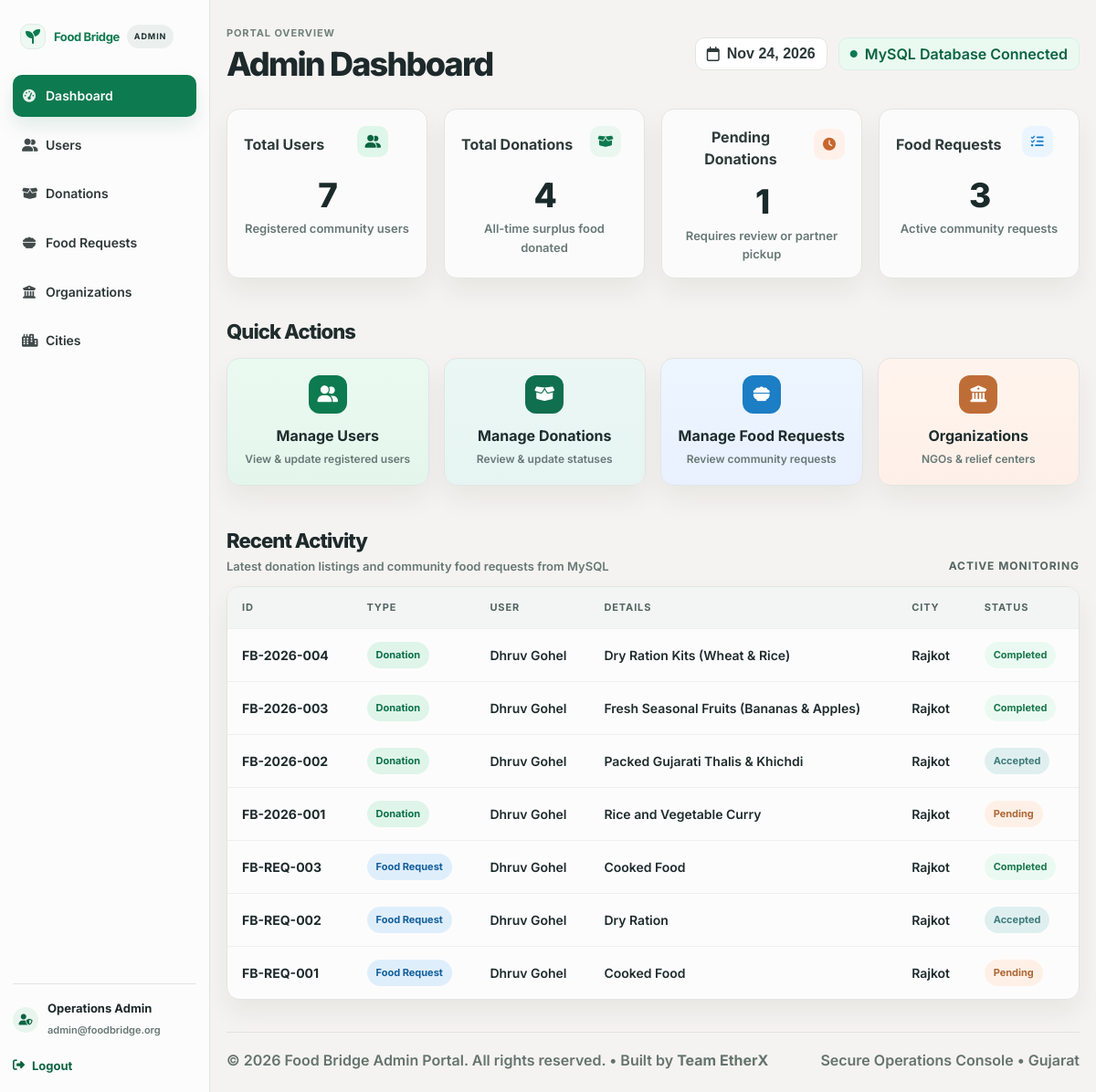
The page /admin/dashboard.php (signed in) on the database its author committed.
### tables this page shows
CREATE TABLE IF NOT EXISTS `donations` (
  `id` INT AUTO_INCREMENT PRIMARY KEY,
  `donation_code` VARCHAR(50) NOT NULL UNIQUE,
  `user_id` INT NOT NULL,
  `food_name` VARCHAR(255) NOT NULL,
  `food_type` VARCHAR(100) NOT NULL,
  `quantity` DECIMAL(10,2) NOT NULL,
  `unit` VARCHAR(50) NOT NULL DEFAULT 'Kg',
  `serves` INT NOT NULL DEFAULT 10,
  `available_date` DATE NOT NULL,
  `available_time` VARCHAR(50) NOT NULL,
  `food_photo` VARCHAR(255) DEFAULT NULL,
  `notes` TEXT DEFAULT NULL,
  `city_id` INT NOT NULL,
  `organization_id` INT NOT NULL,
  `pickup_address` TEXT DEFAULT NULL,
  `contact_phone` VARCHAR(50) DEFAULT NULL,
  `status` ENUM('Pending', 'Accepted', 'Completed', 'Cancelled') DEFAULT 'Pending',
  `created_at` DATETIME DEFAULT CURRENT_TIMESTAMP,
  `updated_at` DATETIME DEFAULT CURRENT_TIMESTAMP ON UPDATE CURRENT_TIMESTAMP,
  INDEX `idx_don_status` (`status`),
  INDEX `idx_don_created` (`created_at`),
  FOREIGN KEY (`user_id`) REFERENCES `users`(`id`) ON DELETE CASCADE,
  FOREIGN KEY (`city_id`) REFERENCES `cities`(`id`) ON DELETE RESTRICT,
  FOREIGN KEY (`organization_id`) REFERENCES `organizations`(`id`) ON DELETE RESTRICT
);

CREATE TABLE IF NOT EXISTS `users` (
  `id` INT AUTO_INCREMENT PRIMARY KEY,
  `name` VARCHAR(150) NOT NULL,
  `email` VARCHAR(150) NOT NULL UNIQUE,
  `phone` VARCHAR(30) NOT NULL,
  `password` VARCHAR(255) NOT NULL,
  `city` VARCHAR(100) NOT NULL,
  `role` ENUM('user', 'admin') DEFAULT 'user',
  `status` ENUM('Active', 'Inactive', 'Blocked') DEFAULT 'Active',
  `created_at` DATETIME DEFAULT CURRENT_TIMESTAMP,
  `updated_at` DATETIME DEFAULT CURRENT_TIMESTAMP ON UPDATE CURRENT_TIMESTAMP,
  INDEX `idx_users_phone` (`phone`)
);

CREATE TABLE IF NOT EXISTS `cities` (
  `id` INT AUTO_INCREMENT PRIMARY KEY,
  `name` VARCHAR(100) NOT NULL UNIQUE,
  `status_label` VARCHAR(100) DEFAULT 'Active Hub',
  `centers_count` INT DEFAULT 4,
  `description` VARCHAR(255) DEFAULT '',
  `eta_info` VARCHAR(100) DEFAULT '< 45 mins',
  `is_active` TINYINT(1) DEFAULT 1,
  `created_at` DATETIME DEFAULT CURRENT_TIMESTAMP
);

CREATE TABLE IF NOT EXISTS `food_requests` (
  `id` INT AUTO_INCREMENT PRIMARY KEY,
  `request_code` VARCHAR(50) NOT NULL UNIQUE,
  `user_id` INT NOT NULL,
  `food_type` VARCHAR(100) NOT NULL,
  `dietary_category` VARCHAR(100) DEFAULT 'Vegetarian',
  `people_count` INT NOT NULL DEFAULT 2,
  `city` VARCHAR(100) NOT NULL,
  `required_date` DATE NOT NULL,
  `notes` TEXT DEFAULT NULL,
  `assigned_org_id` INT DEFAULT NULL,
  `contact_window` VARCHAR(100) DEFAULT 'Today, 1:30 PM',
  `status` ENUM('Pending', 'Accepted', 'Completed', 'Cancelled') DEFAULT 'Pending',
  `created_at` DATETIME DEFAULT CURRENT_TIMESTAMP,
  `updated_at` DATETIME DEFAULT CURRENT_TIMESTAMP ON UPDATE CURRENT_TIMESTAMP,
  INDEX `idx_fr_status` (`status`),
  INDEX `idx_fr_org` (`assigned_org_id`),
  INDEX `idx_fr_created` (`created_at`),
  FOREIGN KEY (`user_id`) REFERENCES `users`(`id`) ON DELETE CASCADE
);

### config/auth.php (called while the page is built, shortened)
<?php
function currentAdmin(): ?array {
    static $admin = null;
    if ($admin === null) {
        $db = getDB();
        $stmt = $db->prepare("SELECT id, name, email, role, status, created_at FROM admins WHERE id = ?");
        $stmt->execute([$_SESSION['admin_id']]);
        $admin = $stmt->fetch() ?: null;
    }
    return $admin;
}

### admin/dashboard.php (the view, shortened to what this page needs)
<?php
require_once __DIR__ . '/../config/auth.php';
$admin = currentAdmin();
$db = getDB();
$totalUsers = intval($db->query("SELECT COUNT(*) FROM users")->fetchColumn());
$totalDonations = intval($db->query("SELECT COUNT(*) FROM donations")->fetchColumn());
$pendingDonations = intval($db->query("SELECT COUNT(*) FROM donations WHERE status = 'Pending'")->fetchColumn());
$totalRequests = intval($db->query("SELECT COUNT(*) FROM food_requests")->fetchColumn());
$recentDonationsStmt = $db->query("SELECT d.id, d.donation_code, d.food_name, d.status, d.created_at, u.name as user_name, c.name as city_name
                                   FROM donations d
                                   LEFT JOIN users u ON d.user_id = u.id
                                   LEFT JOIN cities c ON d.city_id = c.id
                                   ORDER BY d.id DESC LIMIT 5");
$recentDonations = $recentDonationsStmt->fetchAll();
$recentRequestsStmt = $db->query("SELECT r.id, r.request_code, r.food_type, r.status, r.created_at, r.city, u.name as user_name
                                  FROM food_requests r
                                  LEFT JOIN users u ON r.user_id = u.id
                                  ORDER BY r.id DESC LIMIT 5");
$recentRequests = $recentRequestsStmt->fetchAll();
?>
<!DOCTYPE html>
<html lang="en">
<head>
  <link rel="stylesheet" href="https://cdnjs.cloudflare.com/ajax/libs/font-awesome/6.5.0/css/all.min.css">
  <link rel="stylesheet" href="../css/style.css">
  <link rel="stylesheet" href="css/admin-dashboard.css">
</head>
<body class="admin-dashboard-page">
  <div class="admin-app-shell">
    <aside class="admin-sidebar">
      <div class="brand-row">
        <a class="admin-brand" href="../index.php" aria-label="Food Bridge home">
          <span class="admin-brand-mark"><i class="fa-solid fa-seedling"></i></span>
          <span class="admin-brand-copy">
            <strong>Food Bridge</strong>
          </span>
        </a>
        <span class="admin-sidebar-tag">ADMIN</span>
      </div>
      <nav class="admin-nav" aria-label="Admin navigation">
        <a href="dashboard.php" class="nav-item active"><i class="fa-solid fa-gauge-high"></i> Dashboard</a>
        <a href="users.php" class="nav-item"><i class="fa-solid fa-user-group"></i> Users</a>
        <a href="donations.php" class="nav-item"><i class="fa-solid fa-box-open"></i> Donations</a>
        <a href="requests.php" class="nav-item"><i class="fa-solid fa-bowl-food"></i> Food Requests</a>
        <a href="organizations.php" class="nav-item"><i class="fa-solid fa-building-columns"></i> Organizations</a>
        <a href="cities.php" class="nav-item"><i class="fa-solid fa-city"></i> Cities</a>
      </nav>
      <div class="admin-user-box">
        <div class="admin-user-mini">
          <span class="mini-avatar"><i class="fa-solid fa-user-shield"></i></span>
          <div>
            <strong><?php echo htmlspecialchars($admin['name'] ?? 'System Admin'); ?></strong>
            <small><?php echo htmlspecialchars($admin['email'] ?? 'admin@foodbridge.org'); ?></small>
          </div>
        </div>
        <a href="logout.php" class="logout-link"><i class="fa-solid fa-right-from-bracket"></i> Logout</a>
      </div>
    </aside>
    <main class="admin-main-panel">
      <header class="topbar">
        <div class="topbar-title-wrap">
          <span class="page-kicker">Portal Overview</span>
          <h1>Admin Dashboard</h1>
        </div>
        <div class="topbar-actions">
          <button type="button" class="date-pill"><i class="fa-regular fa-calendar"></i> <?php echo date('M d, Y'); ?></button>
          <span class="status-pill"><i class="fa-solid fa-circle"></i> MySQL Database Connected</span>
        </div>
      </header>
      <section class="stats-grid" aria-label="Dashboard summary">
        <article class="stat-card">
          <div class="stat-topline">
            <span>Total Users</span>
            <span class="stat-icon green"><i class="fa-solid fa-user-group"></i></span>
          </div>
          <div class="stat-number"><?php echo $totalUsers; ?></div>
          <small>Registered community users</small>
        </article>
        <article class="stat-card">
          <div class="stat-topline">
            <span>Total Donations</span>
            <span class="stat-icon emerald"><i class="fa-solid fa-box-open"></i></span>
          </div>
          <div class="stat-number"><?php echo $totalDonations; ?></div>
          <small>All-time surplus food donated</small>
        </article>
        <article class="stat-card warning">
          <div class="stat-topline">
            <span>Pending Donations</span>
            <span class="stat-icon orange"><i class="fa-solid fa-clock"></i></span>
          </div>
          <div class="stat-number"><?php echo $pendingDonations; ?></div>
          <small>Requires review or partner pickup</small>
        </article>
        <article class="stat-card info">
          <div class="stat-topline">
            <span>Food Requests</span>
            <span class="stat-icon blue"><i class="fa-solid fa-list-check"></i></span>
          </div>
          <div class="stat-number"><?php echo $totalRequests; ?></div>
          <small>Active community requests</small>
        </article>
      </section>
      <section class="quick-actions" aria-label="Quick actions">
        <h2>Quick Actions</h2>
        <div class="quick-grid">
          <a href="users.php" class="action-card green">
            <span class="action-icon"><i class="fa-solid fa-user-group"></i></span>
            <strong>Manage Users</strong>
            <small>View &amp; update registered users</small>
          </a>
          <a href="donations.php" class="action-card emerald">
            <span class="action-icon"><i class="fa-solid fa-box-open"></i></span>
            <strong>Manage Donations</strong>
            <small>Review &amp; update statuses</small>
          </a>
          <a href="requests.php" class="action-card blue">
            <span class="action-icon"><i class="fa-solid fa-bowl-food"></i></span>
            <strong>Manage Food Requests</strong>
            <small>Review community requests</small>
          </a>
          <a href="organizations.php" class="action-card orange">
            <span class="action-icon"><i class="fa-solid fa-building-columns"></i></span>
            <strong>Organizations</strong>
            <small>NGOs &amp; relief centers</small>
          </a>
        </div>
      </section>
      <section class="activity-panel" aria-label="Recent activity">
        <div class="activity-header">
          <div>
            <h2>Recent Activity</h2>
            <p>Latest donation listings and community food requests from MySQL</p>
          </div>
          <span class="total-listed">ACTIVE MONITORING</span>
        </div>
        <div class="activity-table-wrap">
          <table class="activity-table">
            <thead>
              <tr>
                <th>ID</th>
                <th>Type</th>
                <th>User</th>
                <th>Details</th>
                <th>City</th>
                <th>Status</th>
              </tr>
            </thead>
            <tbody>
              <?php foreach ($recentDonations as $don):
                $statusClass = strtolower($don['status']);
              ?>
                <tr>
                  <td><strong><?php echo htmlspecialchars($don['donation_code']); ?></strong></td>
                  <td><span class="table-tag donation">Donation</span></td>
                  <td><?php echo htmlspecialchars($don['user_name'] ?? 'Community Member'); ?></td>
                  <td><?php echo htmlspecialchars($don['food_name']); ?></td>
                  <td><?php echo htmlspecialchars($don['city_name'] ?? 'Rajkot'); ?></td>
                  <td><span class="table-status <?php echo $statusClass; ?>"><?php echo htmlspecialchars($don['status']); ?></span></td>
                </tr>
              <?php endforeach; ?>
              <?php foreach ($recentRequests as $req):
                $statusClass = strtolower($req['status']);
              ?>
                <tr>
                  <td><strong><?php echo htmlspecialchars($req['request_code']); ?></strong></td>
                  <td><span class="table-tag request">Food Request</span></td>
                  <td><?php echo htmlspecialchars($req['user_name'] ?? 'Community Member'); ?></td>
                  <td><?php echo htmlspecialchars($req['food_type']); ?></td>
                  <td><?php echo htmlspecialchars($req['city']); ?></td>
                  <td><span class="table-status <?php echo $statusClass; ?>"><?php echo htmlspecialchars($req['status']); ?></span></td>
                </tr>
              <?php endforeach; ?>
            </tbody>
          </table>
        </div>
      </section>
      <footer style="margin-top: 35px; padding-top: 18px; border-top: 1px solid rgba(19, 36, 29, 0.08); display: flex; justify-content: space-between; align-items: center; color: #64736f; font-size: 12px;">
        <span>© <?php echo date('Y'); ?> Food Bridge Admin Portal. All rights reserved. • Built by <strong>Team EtherX</strong></span>
        <span>Secure Operations Console • Gujarat</span>
      </footer>
    </main>
  </div>
</body>
</html>

### css/style.css (style rules this page uses)
:root { --green: #1F6F3F; --green-deep: #154e31; --orange: #E67E22; --orange-soft: #FFF4EB; --dark: #1a1a1a; --gray: #5f6f68; --light: #f5f7f5; --white: #ffffff; --shadow: 0 20px 50px rgba(0, 0, 0, 0.1); }
* { margin: 0; padding: 0; box-sizing: border-box; }
html { scroll-behavior: smooth; font-size: 16px; }
body { font-family: 'Manrope', 'Segoe UI', sans-serif; background: var(--white); color: var(--dark); line-height: 1.7; font-size: 16px; font-weight: 600; }
h1, h2, h3, h4, h5, h6 { margin-top: 0; letter-spacing: -0.04em; line-height: 1.1; font-weight: 800; }
p, li, span, small, label, input, select, textarea, button, a { font-size: 1rem; }
a { text-decoration: none; }
:root { --green: #08733d; --green-deep: #055b30; --green-soft: #e6f7ec; --orange: #ad3c00; --orange-soft: #fff2eb; --blue: #1682c4; --blue-soft: #eaf5ff; --dark: #20212b; --gray: #68706f; --purple-tint: #f8f5ff; --shadow: 0 12px 32px rgba(29, 35, 44, 0.09); }
html { scroll-padding-top: 90px; }
body { font-family: 'Inter', 'Segoe UI', sans-serif; color: var(--dark); line-height: 1.55; }
a { color: inherit; }
button, a { -webkit-tap-highlight-color: transparent; }
.badge-icon, .icon-tile, .how-icon, .involved-icon, .stat-icon { display: grid; flex: 0 0 auto; place-items: center; }
.how-icon, .involved-icon, .stat-icon { width: 40px; height: 40px; border-radius: 11px; }
.stats-grid { display: grid; grid-template-columns: repeat(3, minmax(0, 1fr)); gap: 18px; }
.stat-card { padding: 21px 14px 19px; border: 1px solid #efecf7; border-radius: 13px; background: #f7f4ff; text-align: center; transition: transform 0.2s ease, box-shadow 0.2s ease; }
.stat-icon { margin: 0 auto 8px; font-size: 15px; }
.stat-number { margin: 0; font-size: clamp(1.8rem, 4vw, 2.3rem); font-weight: 800; letter-spacing: -1px; line-height: 1.15; }

### rows shown on the page
donations: donation_code "FB-2026-004", user.name "Dhruv Gohel", food_name "Dry Ration Kits (Wheat & Rice)", city.name "Rajkot", status "Completed"
donations: donation_code "FB-2026-003", user.name "Dhruv Gohel", food_name "Fresh Seasonal Fruits (Bananas & Apples)", city.name "Rajkot", status "Completed"
donations: donation_code "FB-2026-002", user.name "Dhruv Gohel", food_name "Packed Gujarati Thalis & Khichdi", city.name "Rajkot", status "Accepted"
donations: donation_code "FB-2026-001", user.name "Dhruv Gohel", food_name "Rice and Vegetable Curry", city.name "Rajkot", status "Pending"
food_requests: request_code "FB-REQ-003", user.name "Dhruv Gohel", food_type "Cooked Food", city "Rajkot", status "Completed"
food_requests: request_code "FB-REQ-002", user.name "Dhruv Gohel", food_type "Dry Ration", city "Rajkot", status "Accepted"
food_requests: request_code "FB-REQ-001", user.name "Dhruv Gohel", food_type "Cooked Food", city "Rajkot", status "Pending"

### other values the page prints
$admin['name'] "Operations Admin"
$admin['email'] "admin@foodbridge.org"
$totalUsers "7"
$totalDonations "4"
$pendingDonations "1"
$totalRequests "3"
